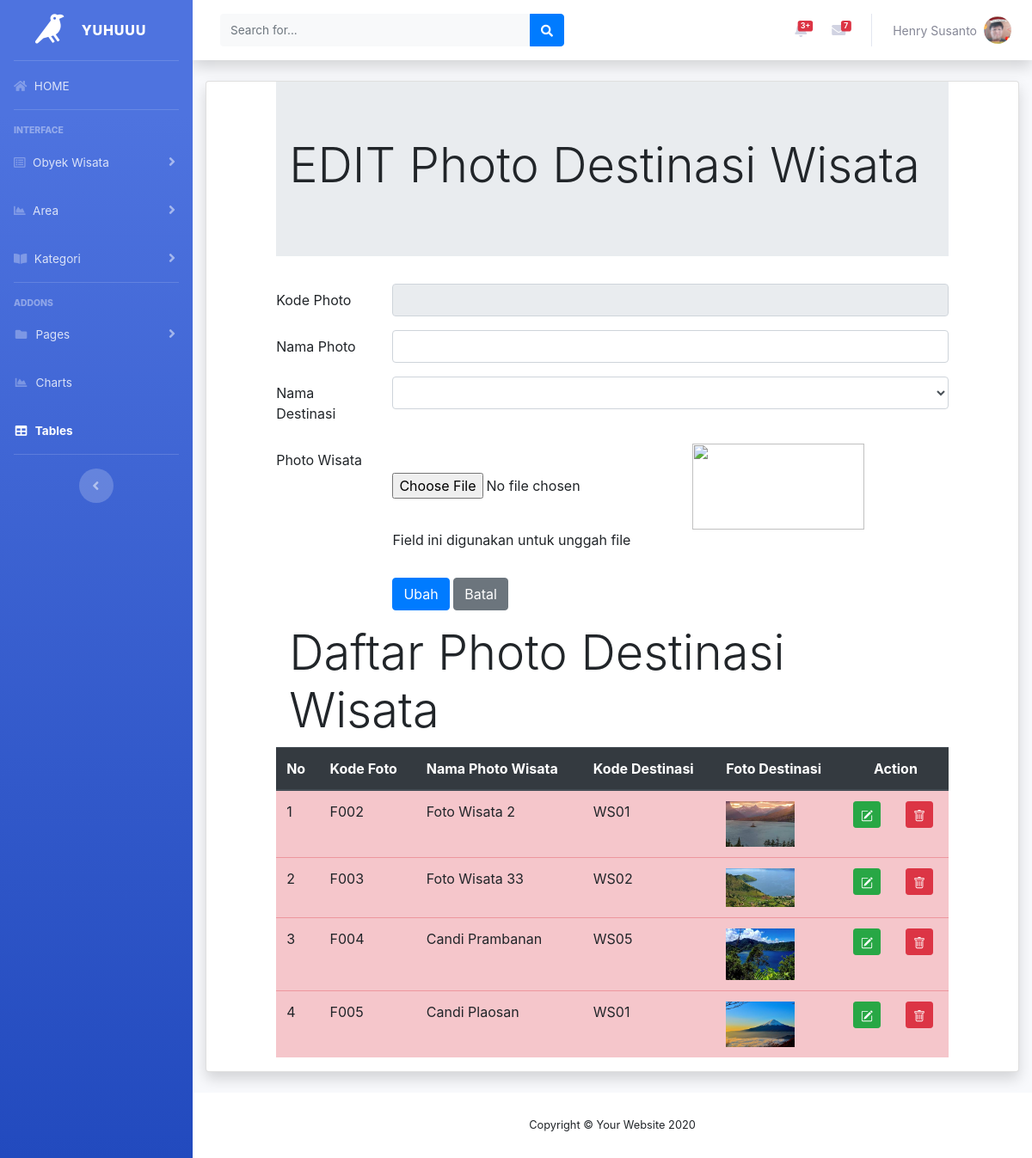
/photodestinasiubah.php, run on the app's committed database.
### tables this page shows
CREATE TABLE `fotodestinasi` (
  `fotoID` char(5) NOT NULL,
  `fotonama` char(60) NOT NULL,
  `destinasiID` char(4) NOT NULL,
  `fotofile` text NOT NULL
);

### photodestinasiubah.php (the view, shortened to what this page needs)
<!DOCTYPE html>
<?php include "includes/config.php";
	$datadestinasi = mysqli_query($connection, "select * from destinasi");
	$kodefoto = $_GET["ubahfoto"];
	$editfoto = mysqli_query($connection,"select * from fotodestinasi
		where fotoID = '$kodefoto'");
	$rowedit = mysqli_fetch_array($editfoto);
	$editdestinasi = mysqli_query($connection,"select * from destinasi, fotodestinasi
		WHERE fotoID = '$kodefoto' and destinasi.destinasiID = fotodestinasi.destinasiID");
	$rowedit2 = mysqli_fetch_array($editdestinasi);
?>
<html lang="en">
<head>
<?php include"header.php";?>
	<div class="container-fluid">
	<div class="card shadow mb-4">
	<link rel="stylesheet"  type="text/css" href="https://cdnjs.cloudflare.com/ajax/libs/select2/4.0.3/css/select2.min.css">
	<link rel="stylesheet" href="css/bootstrap.min.css">
</head>
<body>
	<div class="row">
	<div class="col-sm-1"></div>
	<div class="col-sm-10">
		<div class="jumbotron jumbotron-fluid">
			<div class="container">
				<h1 class="display-4">EDIT Photo Destinasi Wisata</h1>
			</div>
		</div>
		<form method="POST" enctype="multipart/form-data">
		<div class="form-group row">
			<label for="kodefoto" class="col-sm-2 col-form-label">Kode Photo</label>
			<div class="col-sm-10">
				<input type="text" class="form-control" id="kodefoto" name="inputkode" value="<?php
				echo $rowedit["fotoID"]?>" readonly>
			</div>
		</div>
		<div class="form-group row">
			<label for="namafoto" class="col-sm-2 col-form-label">Nama Photo</label>
			<div class="col-sm-10">
				<input type="text" class="form-control" id="namafoto" name="inputnama" value="<?php
				echo $rowedit["fotonama"]?>"  >
			</div>
		</div>
		<div class="form-group row">
			<label for="namadestinasi" class="col-sm-2 col-form-label">Nama Destinasi</label>
			<div class="col-sm-10">
				<select class="form-control " id="namadestinasi" name="kodedestinasi" >
					<option value="<?php echo $rowedit["destinasiID"]?>"><?php echo $rowedit['destinasiID']?>
					<?php echo $rowedit2['destinasinama']?></option>
					<?php while($row = mysqli_fetch_array($datadestinasi))
					{?>
						<option value="<?php  echo $row["destinasiID"]?>">
						</option>
					<?php } ?>
				</select>
			</div>
		</div>
		<div class="form-group row">
			<label for="file" class="col-sm-2 col-form-label"> Photo Wisata</label>
			<div class="col-sm-10">
				<input type="file" id="file" name="file">
				<img src="images/<?php echo $rowedit['fotofile'] ?>" style="width: 200px; height: 100px;">
				<p class="help-block">Field ini digunakan untuk unggah file</p>
			</div>
		</div>
	<div class="form-group row">
		<div class="col-sm-2"></div>
		<div class="col-sm-10">
			<input type="submit" name="Ubah" class="btn btn-primary" value="Ubah">
			<input type="submit" name="Batal" class=" btn btn-secondary" value="Batal">
		</div>
	</div>
	</form>
	</div>
	<div class="col-sm-1"></div>
</div>
<div class="row">
	<div class="col-sm-1"></div>
	<div class="col-sm-10">
		<div class="jumbtron jumbotron-fluid">
			<div class="container">
				<h1 class="display-4">Daftar Photo Destinasi Wisata</h1>
			</div>
		</div>
	<table class="table table-hover table-danger">
		<thead class="thead-dark">
		<tr>
			<th>No</th>
			<th>Kode Foto</th>
			<th>Nama Photo Wisata</th>
			<th>Kode Destinasi</th>
			<th>Foto Destinasi</th>
			<th colspan="2" style="text-align: center;">Action</th>
		</tr>
		</thead>
		<tbody>
			<?php $query = mysqli_query($connection,"select * from fotodestinasi");
			$nomor = 1;
			while($row = mysqli_fetch_array($query))
			{?>
				<tr>
					<td><?php echo $nomor;?></td>
					<td><?php echo $row['fotoID'];?></td>
					<td><?php echo $row['fotonama'];?></td>
					<td><?php echo $row['destinasiID'];?></td>
					<td>
						<?php  if(is_file("images/".$row['fotofile']))
						{?>
							<img src="images/<?php echo $row['fotofile']?>"width="80">
						<?php }else echo"<img src ='images/noimage.png'width= '80'>"
						?>
					</td>
					<td>
						<a href="photodestinasiubah.php?ubahfoto=<?php echo $row[
					'fotoID']?>" class="btn btn-success btn-sm" title="EDIT">
					</a>
					</td>
					<td>
						<a href="photodestinasihapus.php?hapusfoto=<?php echo $row[
					'fotoID']?>" class="btn btn-danger btn-sm" title="DELETE">
					</a>
					</td>
				</tr>
		<?php $nomor = $nomor+1;?>
		<?php } ?>
		</tbody>
	</table>
	</div>
	<div class="col-sm-1"></div>
</div>
</body>
<?php include"footer.php";?>
</html>

### data on the page
fotodestinasi: fotoID "F002", fotonama "Foto Wisata 2", destinasiID "WS01", fotofile (picture)
fotodestinasi: fotoID "F003", fotonama "Foto Wisata 33", destinasiID "WS02", fotofile (picture)
fotodestinasi: fotoID "F004", fotonama "Candi Prambanan", destinasiID "WS05", fotofile (picture)
fotodestinasi: fotoID "F005", fotonama "Candi Plaosan", destinasiID "WS01", fotofile (picture)
